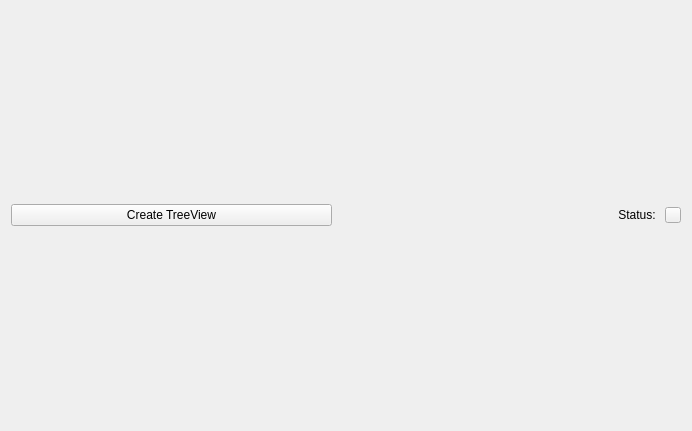
<?xml version="1.0" encoding="UTF-8"?>
<ui version="4.0">
 <class>panelEtp</class>
 <widget class="QWidget" name="panelEtp">
  <property name="geometry">
   <rect>
    <x>0</x>
    <y>0</y>
    <width>692</width>
    <height>431</height>
   </rect>
  </property>
  <property name="windowTitle">
   <string>Form</string>
  </property>
  <layout class="QGridLayout" name="gridLayout">
   <item row="4" column="0">
    <layout class="QVBoxLayout" name="verticalLayout">
     <property name="sizeConstraint">
      <enum>QLayout::SetMinimumSize</enum>
     </property>
     <item>
      <layout class="QHBoxLayout" name="horizontalLayout_2">
       <property name="sizeConstraint">
        <enum>QLayout::SetMinimumSize</enum>
       </property>
       <item>
        <widget class="QPushButton" name="refresh">
         <property name="text">
          <string>Create TreeView</string>
         </property>
        </widget>
       </item>
       <item>
        <widget class="QLabel" name="label">
         <property name="text">
          <string>Status: </string>
         </property>
         <property name="alignment">
          <set>Qt::AlignRight|Qt::AlignTrailing|Qt::AlignVCenter</set>
         </property>
        </widget>
       </item>
       <item>
        <widget class="QPushButton" name="status">
         <property name="maximumSize">
          <size>
           <width>16</width>
           <height>16</height>
          </size>
         </property>
         <property name="text">
          <string notr="true"/>
         </property>
        </widget>
       </item>
      </layout>
     </item>
    </layout>
   </item>
  </layout>
 </widget>
 <resources>
  <include location="Resources/PQEtpPanel.qrc"/>
 </resources>
 <connections/>
</ui>
